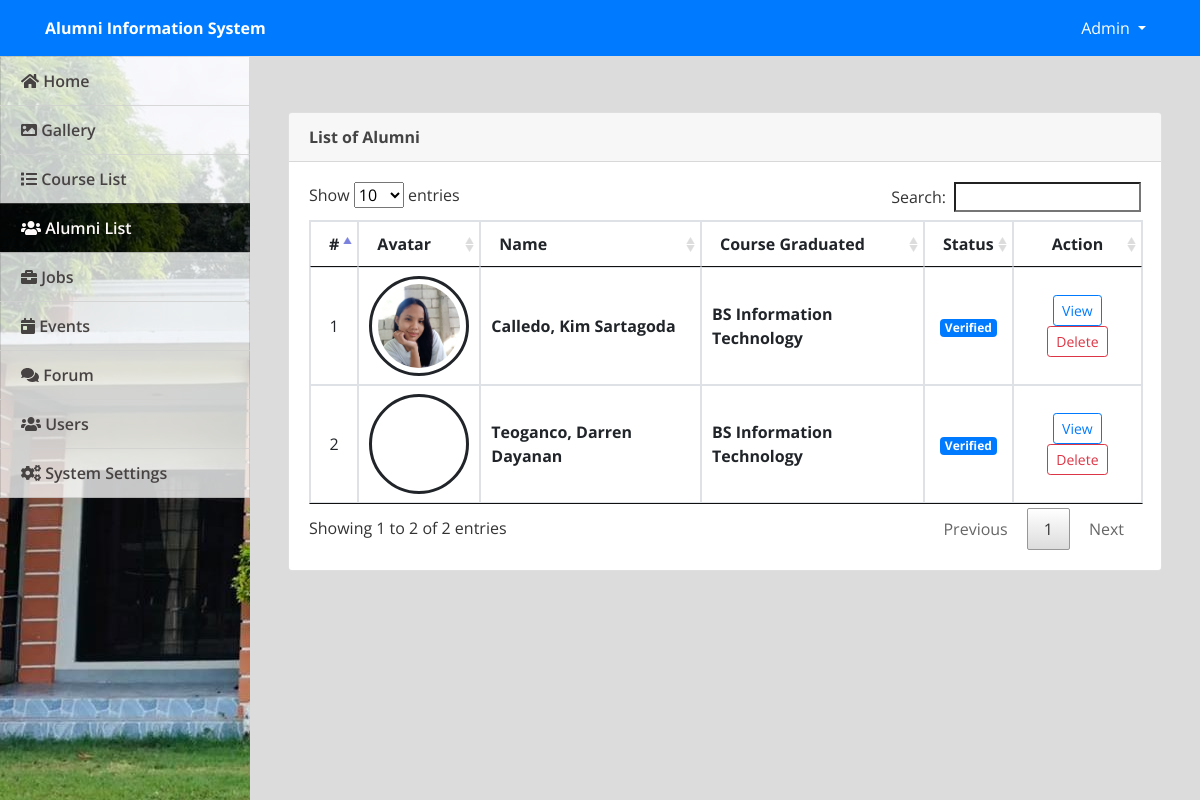
Page /admin/index.php?page=alumni (signed in) on the committed database.
### tables this page shows
CREATE TABLE `alumnus_bio` (
  `id` int(30) NOT NULL,
  `firstname` varchar(200) NOT NULL,
  `middlename` varchar(200) NOT NULL,
  `lastname` varchar(200) NOT NULL,
  `gender` varchar(10) NOT NULL,
  `batch` year(4) NOT NULL,
  `course_id` int(30) NOT NULL,
  `email` varchar(250) NOT NULL,
  `connected_to` text NOT NULL,
  `avatar` text NOT NULL,
  `status` tinyint(1) NOT NULL DEFAULT 0 COMMENT '0= Unverified, 1= Verified',
  `date_created` date NOT NULL DEFAULT current_timestamp()
);

CREATE TABLE `courses` (
  `id` int(30) NOT NULL,
  `course` text NOT NULL,
  `about` text NOT NULL
);

### admin/alumni.php (the view, shortened to what this page needs)
<?php include('db_connect.php');?>
<div class="container-fluid">
	<div class="col-lg-12">
		<div class="row">
			<div class="col-md-12">
				<div class="card">
					<div class="card-header">
						<b>List of Alumni</b>
					</div>
					<div class="card-body">
						<table class="table table-condensed table-bordered table-hover">
							<!-- <colgroup>
								<col width="5%">
								<col width="10%">
								<col width="15%">
								<col width="15%">
								<col width="30%">
								<col width="15%">
							</colgroup> -->
							<thead>
								<tr>
									<th class="text-center">#</th>
									<th class="">Avatar</th>
									<th class="">Name</th>
									<th class="">Course Graduated</th>
									<th class="">Status</th>
									<th class="text-center">Action</th>
								</tr>
							</thead>
							<tbody>
								<?php
								$i = 1;
								$alumni = $conn->query("SELECT a.*,c.course,Concat(a.lastname,', ',a.firstname,' ',a.middlename) as name from alumnus_bio a inner join courses c on c.id = a.course_id order by Concat(a.lastname,', ',a.firstname,' ',a.middlename) asc");
								while($row=$alumni->fetch_assoc()):
								?>
								<tr>
									<td class="text-center"><?php echo $i++ ?></td>
									<td class="text-center">
										<div class="avatar">
										 <img src="assets/uploads/<?php echo $row['avatar'] ?>" class="" alt="">
										</div>
									</td>
									<td class="">
										 <p> <b><?php echo ucwords($row['name']) ?></b></p>
									</td>
									<td class="">
										 <p> <b><?php echo $row['course'] ?></b></p>
									</td>
									<td class="text-center">
										<?php if($row['status'] == 1): ?>
											<span class="badge badge-primary">Verified</span>
										<?php else: ?>
											<span class="badge badge-secondary">Not Verified</span>
										<?php endif; ?>
									</td>
									<td class="text-center">
										<button class="btn btn-sm btn-outline-primary view_alumni" type="button" data-id="<?php echo $row['id'] ?>" >View</button>
										<button class="btn btn-sm btn-outline-danger delete_alumni" type="button" data-id="<?php echo $row['id'] ?>">Delete</button>
									</td>
								</tr>
								<?php endwhile; ?>
							</tbody>
						</table>
					</div>
				</div>
			</div>
		</div>
	</div>
</div>

### admin/assets/css/style.css (style rules this page uses)
body { font-family: "Open Sans", sans-serif; color: #444444; width: 100%; height: calc(100%); }

### admin/index.php (style rules this page uses)
body { background: #80808045; }

### admin/alumni.php (style rules this page uses)
td { vertical-align: middle !important; }
td p { margin: unset }
img { max-width:100px; max-height: :150px; }
.avatar { display: flex; border-radius: 100%; width: 100px; height: 100px; align-items: center; justify-content: center; border: 3px solid; padding: 5px; }
.avatar img { max-width: calc(100%); max-height: calc(100%); border-radius: 100%; }

### rows in the picture
alumnus_bio: avatar (picture), name "Calledo, Kim Sartagoda", course.course "BS Information Technology", status "Verified"
alumnus_bio: name "Teoganco, Darren Dayanan", course.course "BS Information Technology", status "Verified"

### other values in the picture
$_SESSION['system']['name'] "Alumni Information System"
$_SESSION['login_name'] "Admin"
